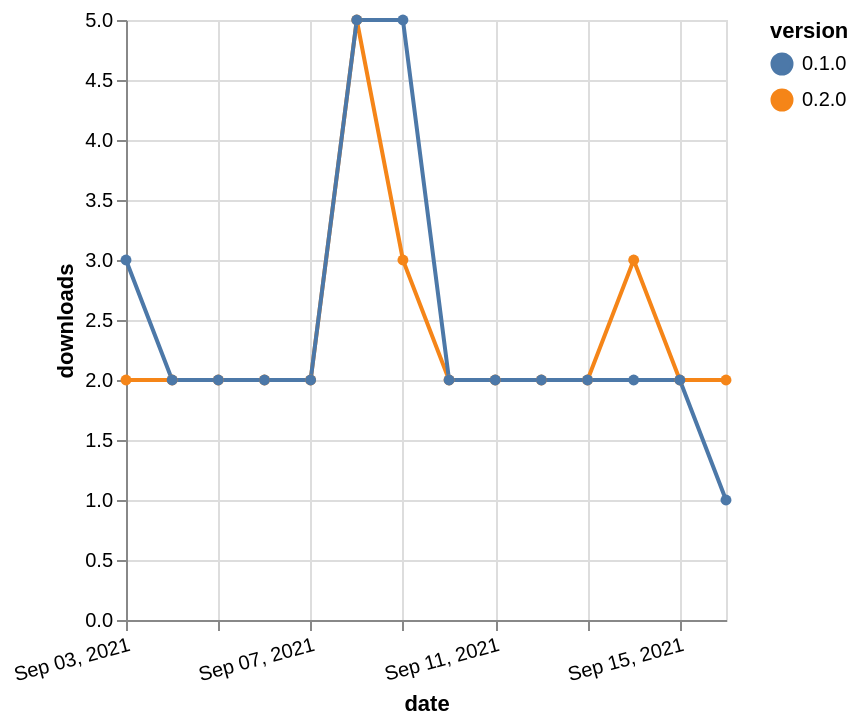

Write a Vega-Lite specification for this figure.
### Vega-Lite specification from a JSON file in a GitHub repository (floating-point values rounded to 4 significant figures)
{"$schema": "https://vega.github.io/schema/vega-lite/v5.json", "description": "A simple bar chart with embedded data.", "data": {"values": [{"date": "2021-09-03", "total": 355, "delta": 2, "version": "0.2.0"}, {"date": "2021-09-04", "total": 357, "delta": 2, "version": "0.2.0"}, {"date": "2021-09-05", "total": 359, "delta": 2, "version": "0.2.0"}, {"date": "2021-09-06", "total": 361, "delta": 2, "version": "0.2.0"}, {"date": "2021-09-07", "total": 363, "delta": 2, "version": "0.2.0"}, {"date": "2021-09-08", "total": 368, "delta": 5, "version": "0.2.0"}, {"date": "2021-09-09", "total": 371, "delta": 3, "version": "0.2.0"}, {"date": "2021-09-10", "total": 373, "delta": 2, "version": "0.2.0"}, {"date": "2021-09-11", "total": 375, "delta": 2, "version": "0.2.0"}, {"date": "2021-09-12", "total": 377, "delta": 2, "version": "0.2.0"}, {"date": "2021-09-13", "total": 379, "delta": 2, "version": "0.2.0"}, {"date": "2021-09-14", "total": 382, "delta": 3, "version": "0.2.0"}, {"date": "2021-09-15", "total": 384, "delta": 2, "version": "0.2.0"}, {"date": "2021-09-16", "total": 386, "delta": 2, "version": "0.2.0"}, {"date": "2021-09-03", "total": 553, "delta": 3, "version": "0.1.0"}, {"date": "2021-09-04", "total": 555, "delta": 2, "version": "0.1.0"}, {"date": "2021-09-05", "total": 557, "delta": 2, "version": "0.1.0"}, {"date": "2021-09-06", "total": 559, "delta": 2, "version": "0.1.0"}, {"date": "2021-09-07", "total": 561, "delta": 2, "version": "0.1.0"}, {"date": "2021-09-08", "total": 566, "delta": 5, "version": "0.1.0"}, {"date": "2021-09-09", "total": 571, "delta": 5, "version": "0.1.0"}, {"date": "2021-09-10", "total": 573, "delta": 2, "version": "0.1.0"}, {"date": "2021-09-11", "total": 575, "delta": 2, "version": "0.1.0"}, {"date": "2021-09-12", "total": 577, "delta": 2, "version": "0.1.0"}, {"date": "2021-09-13", "total": 579, "delta": 2, "version": "0.1.0"}, {"date": "2021-09-14", "total": 581, "delta": 2, "version": "0.1.0"}, {"date": "2021-09-15", "total": 583, "delta": 2, "version": "0.1.0"}, {"date": "2021-09-16", "total": 584, "delta": 1, "version": "0.1.0"}]}, "width": "container", "mark": {"type": "line", "point": {"filled": true}}, "encoding": {"x": {"field": "date", "type": "temporal", "timeUnit": "yearmonthdate", "title": "date", "axis": {"labelAngle": -15}}, "y": {"field": "delta", "type": "quantitative", "title": "downloads"}, "color": {"field": "version", "type": "nominal"}, "tooltip": {"field": "delta"}}}
